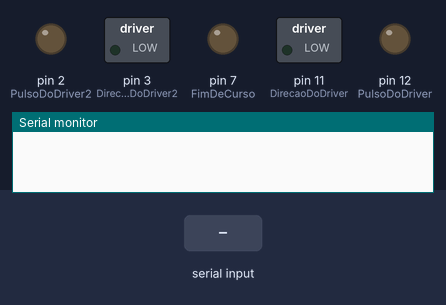
Recording of a sketch running on a simulated Arduino Uno, built with avr-gcc and run on an emulated ATmega328P. Parts: switched loads named in the sketch (green lamp = pin HIGH), output pins drawn as LEDs (lit = HIGH), the last lines printed to the serial monitor. Inputs (shaded band) come from the test bench.

Above: at 1.2 s.
1.3 s: byte 30 received over Serial
At 5.5 s:
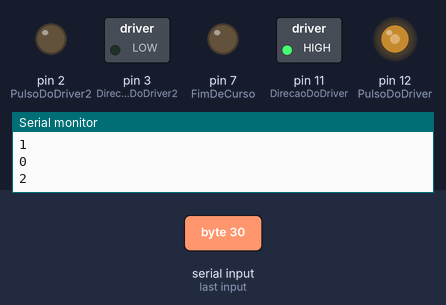
At 13.4 s:
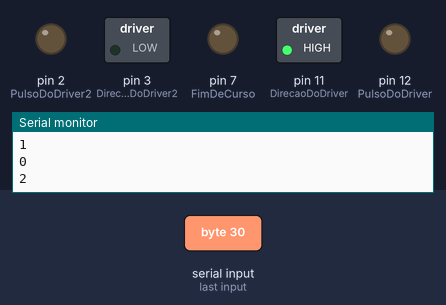
Timing chart, 0 to 13.7 s (numbered marks = the images above; inputs shaded):
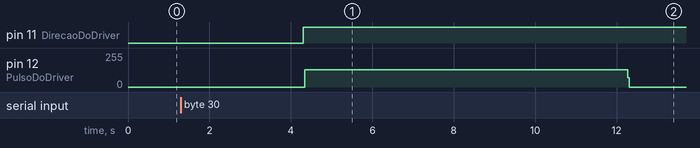

The sketch:

Fim_De_Curso.ino
```cpp
int PulsoDoDriver = 12 ; //Azul
int DirecaoDoDriver = 11; //Azul

int PulsoDoDriver2= 2; //Preto
int DirecaoDoDriver2 = 3;//Preto

int FimDeCurso = 7;//Preto

int giro1 = 0;
int giro2 = 0;
int giro3 = 0;
int giro4 = 0;

int pd = 1000;//Aqui você define a velocidade dos motores, quanto maior mais lento fica, não diminuir mais que 750
int pd2 = 1000;//Aqui você define a velocidade dos motores, quanto maior mais lento fica, não diminuir mais que 750

boolean setdir = HIGH;
boolean setdir2 = HIGH;

boolean StatusFimDeCurso = LOW;

int serialDado = 0;
int var;


void setup() {

  Serial.begin(9600);
  pinMode (PulsoDoDriver, OUTPUT);
  pinMode (DirecaoDoDriver, OUTPUT);
  pinMode (PulsoDoDriver2, OUTPUT);
  pinMode (DirecaoDoDriver2, OUTPUT);
  pinMode (FimDeCurso, OUTPUT);

}

void loop(){

  if(Serial.available()>0){

    serialDado = Serial.read();
    var = 1;
    Serial.println(var);
    Serial.println(StatusFimDeCurso);

      while(var<=1){
        var++;
        int giro1 = 0;
        int giro2 = 0;
        int giro3 = 0;
        int giro4 = 0;
        Serial.println(var);
       /*
        digitalWrite(DirecaoDoDriver,LOW); //Aqui é primeiro giro do projeto, fechamento do molde
        for (giro1; giro1<=3950; giro1++){ //Aqui você faz o preset de quanto ele vai andar, quando for fazer o preset, zere o valor dos outros giros.
          digitalWrite(PulsoDoDriver,HIGH);
          delayMicroseconds(pd);
          digitalWrite(PulsoDoDriver,LOW);
          delayMicroseconds(pd);
        }

        delay (250); // Este é um pequeno delay após o fechamento do molde para encher

        digitalWrite(DirecaoDoDriver2,HIGH); // Aqui é a injeção do material
        for (giro2; giro2<=3000; giro2++){ // Aqui você define o tanto que o fuso vai rodar, recomendo 11000
          digitalWrite(PulsoDoDriver2,HIGH);
          delayMicroseconds(pd);
          digitalWrite(PulsoDoDriver2,LOW);
          delayMicroseconds(pd);
        }

        delay (3000); // Este é o tempo que o material esfria dentro do molde

        digitalWrite(DirecaoDoDriver2,LOW); // Aqui é a volta do fuso para tirar a pressão
        for (giro3; giro3<=1000; giro3++){ //Recomendo colocar 2000 aqui
          digitalWrite(PulsoDoDriver2,HIGH);
          delayMicroseconds(pd);
          digitalWrite(PulsoDoDriver2,LOW);
          delayMicroseconds(pd);
        }
  */
        delay (3000); // Este é o tempo de espera para o molde abrir

        digitalWrite(DirecaoDoDriver,HIGH); // Está ultima operação abre o molde
        for (giro4; giro4<=3950; giro4++){ //Aqui o valor deve ser igual ao do fechamento do molde, pois abre a mesma quantidade.
           digitalWrite(PulsoDoDriver,HIGH);
           delayMicroseconds(pd);
           digitalWrite(PulsoDoDriver,LOW);
           delayMicroseconds(pd);
           StatusFimDeCurso = digitalRead(FimDeCurso);
           if(StatusFimDeCurso == HIGH)
           {
            Serial.println(StatusFimDeCurso);
            giro4 = 4000;
           }
        }
      }
  }
}
```

Measured:
- after the input at 1.3 s, pin 11 (DirecaoDoDriver): LOW → HIGH after 3.0 s; pin 12 (PulsoDoDriver): 0/255 → 128/255 after 3.0 s, → 0/255 7.9 s later
